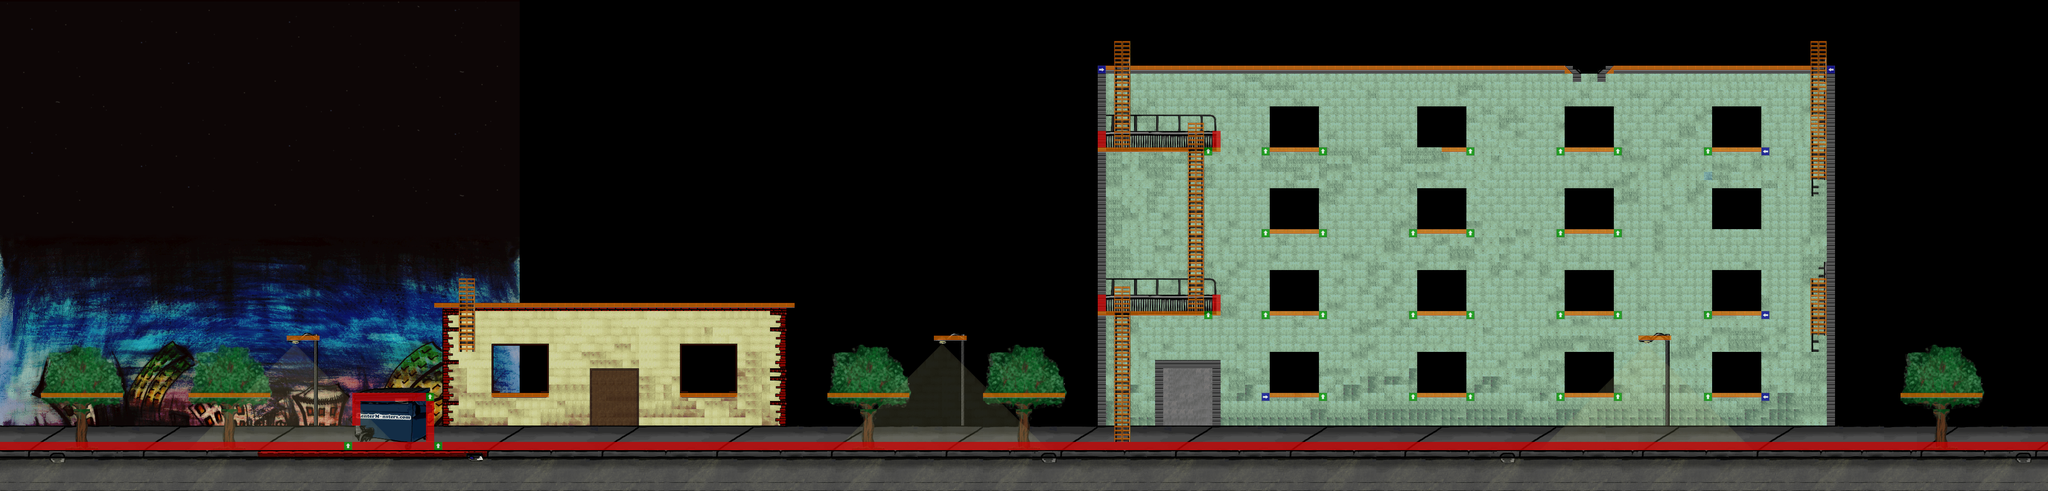

The image is a tile-based game level rendered from a .tmx file. Its description and source (layers, tilesets, objects; grid data summarised) follow:
An orthogonal 250x60 tile map with 16x16 px tiles, 10 tile layers (background_street, background_layer, background_detail_bottom, background_detail_middle, ...), 2 tilesets, 1 image layer and 73 objects (33x EnemyEntity_zombie, 17x EnemyEntity_skeleton, 13x Collectible_01_Entity, 4x EnemyEntity_mummy, 2x Collectible_02_Entity, ...).

<map version="1.0" orientation="orthogonal" width="250" height="60" tilewidth="16" tileheight="16">
 <properties>
  <property name="background_color" value="#000000" />
 </properties>
 <tileset firstgid="1" name="city_world_tileset" tilewidth="16" tileheight="16">
  <image source="../../tilesets/city_world_tileset.png" trans="ff0000" width="960" height="480" />
  <tile id="712">
   <properties>
    <property name="type" value="ladder" />
   </properties>
  </tile>
 </tileset>
 <tileset firstgid="1801" name="metatiles" tilewidth="16" tileheight="16">
  <image source="../../tilesets/metatiles.png" trans="ff0000" width="128" height="16" />
  <tile id="0">
   <properties>
    <property name="type" value="solid" />
   </properties>
  </tile>
  <tile id="1">
   <properties>
    <property name="type" value="platform" />
   </properties>
  </tile>
  <tile id="2">
   <properties>
    <property name="type" value="lslope" />
   </properties>
  </tile>
  <tile id="3">
   <properties>
    <property name="type" value="rslope" />
   </properties>
  </tile>
  <tile id="4">
   <properties>
    <property name="type" value="ladder" />
   </properties>
  </tile>
  <tile id="5">
   <properties>
    <property name="action" value="jump" />
    <property name="type" value="platform" />
   </properties>
  </tile>
  <tile id="6">
   <properties>
    <property name="action" value="turnaround_right" />
    <property name="type" value="platform" />
   </properties>
  </tile>
  <tile id="7">
   <properties>
    <property name="action" value="turnaround_left" />
    <property name="type" value="platform" />
   </properties>
  </tile>
 </tileset>
 <imagelayer name="parallax_background" width="250" height="60">
  <image source="../../backgrounds/city_world_background.png" />
  <properties>
   <property name="preRender" value="true" />
  </properties>
 </imagelayer>
 <layer name="background_street" width="250" height="60">
  <properties>
   <property name="preRender" value="true" />
  </properties>
  <data>[15000 cells, 1000 non-empty, 18 distinct tile ids]</data>
 </layer>
 <layer name="background_layer" width="250" height="60">
  <properties>
   <property name="preRender" value="true" />
  </properties>
  <data>[15000 cells, 4952 non-empty, 104 distinct tile ids]</data>
 </layer>
 <layer name="background_detail_bottom" width="250" height="60">
  <data>[15000 cells, 252 non-empty, 45 distinct tile ids]</data>
 </layer>
 <objectgroup name="hidden_objects" width="250" height="60">
  <object name="Collectible_02_Entity" x="717" y="824" width="25" height="23">
   <properties>
    <property name="id" value="2" />
   </properties>
  </object>
 </objectgroup>
 <layer name="background_detail_middle" width="250" height="60">
  <properties>
   <property name="preRender" value="true" />
  </properties>
  <data>[15000 cells, 349 non-empty, 88 distinct tile ids]</data>
 </layer>
 <layer name="background_detail_top" width="250" height="60">
  <properties>
   <property name="preRender" value="true" />
  </properties>
  <data>[15000 cells, 154 non-empty, 80 distinct tile ids]</data>
 </layer>
 <layer name="background_texture" width="250" height="60" opacity="0.33">
  <properties>
   <property name="preRender" value="true" />
  </properties>
  <data>[15000 cells, 42 non-empty, 4 distinct tile ids]</data>
 </layer>
 <objectgroup name="objects" width="250" height="60">
  <object name="mainPlayer" x="20" y="818" width="42" height="38" />
  <object name="Collectible_01_Entity" x="1321" y="815" width="25" height="23" />
  <object name="Collectible_01_Entity" x="1545" y="817" width="25" height="23" />
  <object name="Collectible_01_Entity" x="1135" y="815" width="25" height="23" />
  <object name="Collectible_02_Entity" x="3378" y="232" width="25" height="23">
   <properties>
    <property name="id" value="1" />
   </properties>
  </object>
  <object name="Collectible_01_Entity" x="2632" y="816" width="25" height="23" />
  <object name="Collectible_01_Entity" x="2863" y="815" width="25" height="23" />
  <object name="Collectible_01_Entity" x="2388" y="814" width="25" height="23" />
  <object name="Collectible_01_Entity" x="3107" y="819" width="25" height="23" />
  <object name="Collectible_01_Entity" x="2515" y="545" width="25" height="23" />
  <object name="Collectible_01_Entity" x="3089" y="224" width="25" height="23" />
  <object name="Collectible_01_Entity" x="3379" y="545" width="25" height="23" />
  <object name="Collectible_01_Entity" x="3246" y="55" width="25" height="23" />
  <object name="Collectible_01_Entity" x="3345" y="53" width="25" height="23" />
  <object name="Collectible_01_Entity" x="3437" y="52" width="25" height="23" />
  <object name="neon_sign" x="3882" y="745" width="100" height="46" />
  <object name="level_transitionObject" x="3938" y="818" width="41" height="37">
   <properties>
    <property name="fromLevel" value="city_level_03" />
    <property name="toLevel" value="world_city" />
   </properties>
  </object>
 </objectgroup>
 <objectgroup name="zombies" width="250" height="60">
  <object name="EnemyEntity_zombie" x="1458" y="821" width="38" height="32" />
  <object name="EnemyEntity_zombie" x="1471" y="822" width="38" height="32" />
  <object name="EnemyEntity_zombie" x="1480" y="822" width="38" height="32" />
  <object name="EnemyEntity_zombie" x="1494" y="823" width="38" height="32" />
  <object name="EnemyEntity_zombie" x="1505" y="822" width="38" height="32" />
  <object name="EnemyEntity_zombie" x="1518" y="822" width="38" height="32" />
  <object name="EnemyEntity_zombie" x="1534" y="822" width="38" height="32" />
  <object name="EnemyEntity_zombie" x="1555" y="822" width="38" height="32" />
  <object name="EnemyEntity_zombie" x="1571" y="823" width="38" height="32" />
  <object name="EnemyEntity_zombie" x="1441" y="818" width="38" height="32" />
  <object name="EnemyEntity_zombie" x="2870" y="826" width="38" height="32" />
  <object name="EnemyEntity_zombie" x="2794" y="825" width="38" height="32" />
  <object name="EnemyEntity_zombie" x="2807" y="826" width="38" height="32" />
  <object name="EnemyEntity_zombie" x="2891" y="826" width="38" height="32" />
  <object name="EnemyEntity_zombie" x="2816" y="826" width="38" height="32" />
  <object name="EnemyEntity_zombie" x="2907" y="827" width="38" height="32" />
  <object name="EnemyEntity_zombie" x="2830" y="827" width="38" height="32" />
  <object name="EnemyEntity_zombie" x="2777" y="822" width="38" height="32" />
  <object name="EnemyEntity_zombie" x="2841" y="826" width="38" height="32" />
  <object name="EnemyEntity_zombie" x="2854" y="826" width="38" height="32" />
  <object name="EnemyEntity_zombie" x="3345" y="246" width="38" height="32" />
  <object name="EnemyEntity_zombie" x="3373" y="247" width="38" height="32" />
  </objectgroup>
 <objectgroup name="mummies" width="250" height="60">
  <!-- 4 objects omitted --></objectgroup>
 <objectgroup name="skeletons" width="250" height="60">
  <!-- 17 objects omitted --></objectgroup>
 <layer name="foreground_layer_bottom" width="250" height="60">
  <properties>
   <property name="preRender" value="true" />
  </properties>
  <data>[15000 cells, 440 non-empty, 86 distinct tile ids]</data>
 </layer>
 <layer name="foreground_layer_middle" width="250" height="60">
  <properties>
   <property name="preRender" value="true" />
  </properties>
  <data>[15000 cells, 20 non-empty, 3 distinct tile ids]</data>
 </layer>
 <layer name="foreground_transparency" width="250" height="60" opacity="0.16">
  <properties>
   <property name="preRender" value="true" />
  </properties>
  <data>[15000 cells, 1546 non-empty, 86 distinct tile ids]</data>
 </layer>
 <objectgroup name="tutorials" width="250" height="60">
  <!-- 1 objects omitted --></objectgroup>
 <layer name="collision" width="250" height="60">
  <data>[15000 cells, 794 non-empty, 8 distinct tile ids]</data>
 </layer>
</map>
<!-- 33 of 73 objects omitted -->
